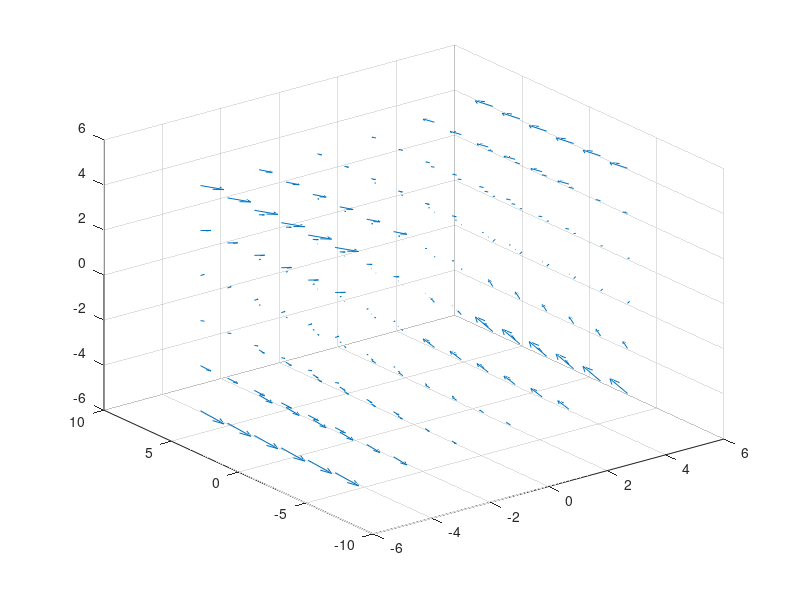
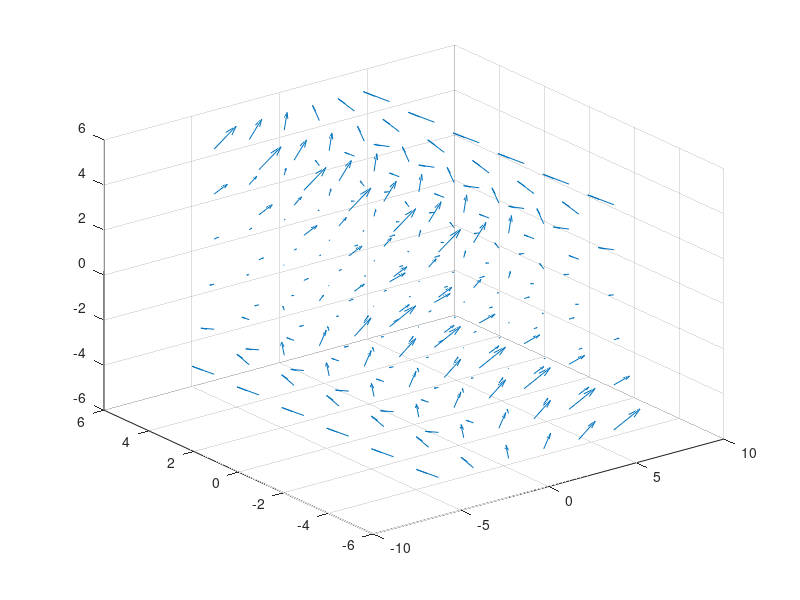

The MATLAB source for these figures, in order:
% C:\Curtis\EE5003\EE5003ModsSummer2015\Vectors\CurlEx1m.m
% Copyright (c) 2015 by OU AEC and Curtis Cohenour (cohenour@ohio.edu). All Rights Reserved.
% 20150330 Jcc (Curtis Cohenour) original
clc, clear, close all, %close all hidden
%% set up mesh
Xvc=(-5:2:5)';
Yvc=(-5:2:5)';
Zvc=(-5:2:5)';
[X,Y,Z]=meshgrid(Xvc, Yvc, Zvc);
%% plot V
Vx=X.^2;                 % Ex 1 Vx from curl video
Vy=3*X.*Z.^2;            % Ex 1 Vy from curl video
Vz=-2*X.*Z;              % Ex 1 Vz from curl video
figure(110)
quiver3(X, Y, Z, Vx, Vy, Vz);
grid on
%% compute curl
Crlx=-6.*X.*Z;
Crly=2*Z;
Crlz=3*Z.^2;
figure(120)
quiver3(X, Y, Z, Crlx, Crly, Crlz);
grid on
tmp=0;

